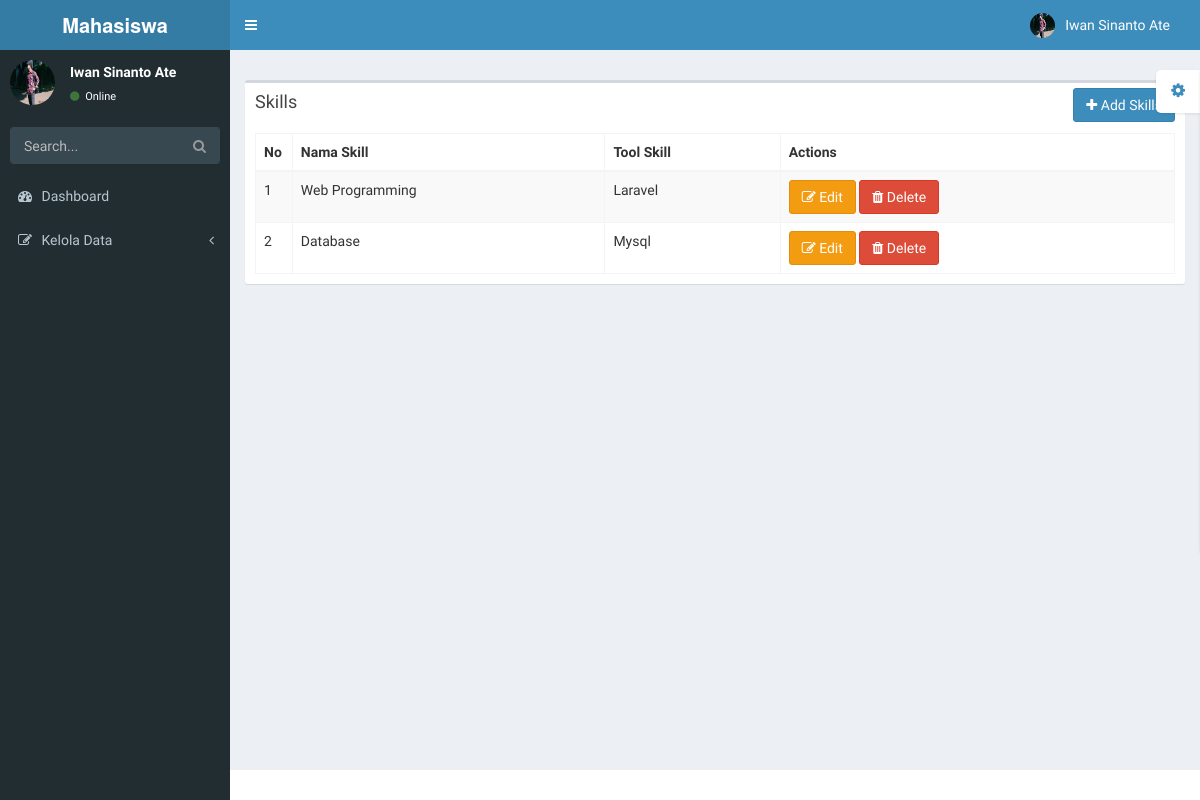
The app's page /pages/kelola-data/skill-experience.php (signed in) with its own data.
### tables this page shows
CREATE TABLE `skills` (
  `id_skills` int(5) NOT NULL,
  `nama_skills` varchar(30) NOT NULL,
  `tool_skills` varchar(50) NOT NULL,
  `id_user` int(11) NOT NULL
);

### config/database.php (called while the page is built, shortened)
<?php
	$database 	= "mhs";
?>

### config/kelola-data/skill-experience.php (called while the page is built, shortened)
<?php
	class skills {
		var $table	= "skills";
		function search_by_field ($field, $param) {
			$data = mysqli_query($connection, "SELECT * FROM " . $this->table . " WHERE $field='$param'");
			while($d = mysqli_fetch_array($data)) $result[] = $d;
			return $result;
		}
	}
?>

### pages/kelola-data/skill-experience.php (the view, shortened to what this page needs)
<?php include '../static/top.php';
          include '../../config/kelola-data/skill-experience.php';
        $db     = new skills();
          $table    = 'skills';?>
    <section class="content">
      <div class="row">
        <div class="col-xs-12">
          <div class="box">
            <div class="box-header">
              <h3 class="box-title">Skills</h3>
              <div class="pull-right box-tools">
                <button class="btn btn-primary btn-md" data-toggle="modal" data-target="#modalAdd"><i class="fa fa-plus"> </i> Add Skills</button>
            </div>
            </div>
            <div class="box-body">
              <table class="table table-bordered table-striped">
                <thead>
                  <tr>
                    <th>No</th>
                    <th>Nama Skill</th>
                    <th>Tool Skill</th>
                    <th>Actions</th>
                  </tr>
                </thead>
                <tbody>
                    <?php
                        $no = 1;
                        if($db->search_by_field('id_user' , $_SESSION['user']) != null) {
                            foreach($db->search_by_field('id_user' , $_SESSION['user']) as $show) {
                    ?>
                      <tr>
                        <td width="4%"><?php echo $no++; ?></td>
                        <td><?php echo $show['nama_skills']; ?></td>
                        <td><?php echo $show['tool_skills']; ?></td>
                        <td>
                            <a href="#editSkills" class="btn  btn-warning btn-md" data-toggle="modal" data-target="#modalEdit-<?php echo $show['id_skills']; ?>"><i class="fa fa-edit" data-toggle="tooltip" title="Edit"></i> Edit</a>
                            <a href="#deleteSkills" class="btn  btn-danger btn-md" data-toggle="modal" data-target="#modalDelete-<?php echo $show['id_skills']; ?>"><i class="fa fa-trash" data-toggle="tooltip" title="Delete"></i> Delete</a>
                        </td>
                      </tr>
                              <?php
                                      }
                                  }
                              ?>
                    </tbody>
              </table>
            </div>
          </div>
        </div>
      </div>
    </section>
<?php include '../static/bot.php'; ?>

### records on screen
skills: nama_skills "Web Programming", tool_skills "Laravel"
skills: nama_skills "Database", tool_skills "Mysql"

### other values on screen
$_SESSION['nama'] "Iwan Sinanto Ate"
